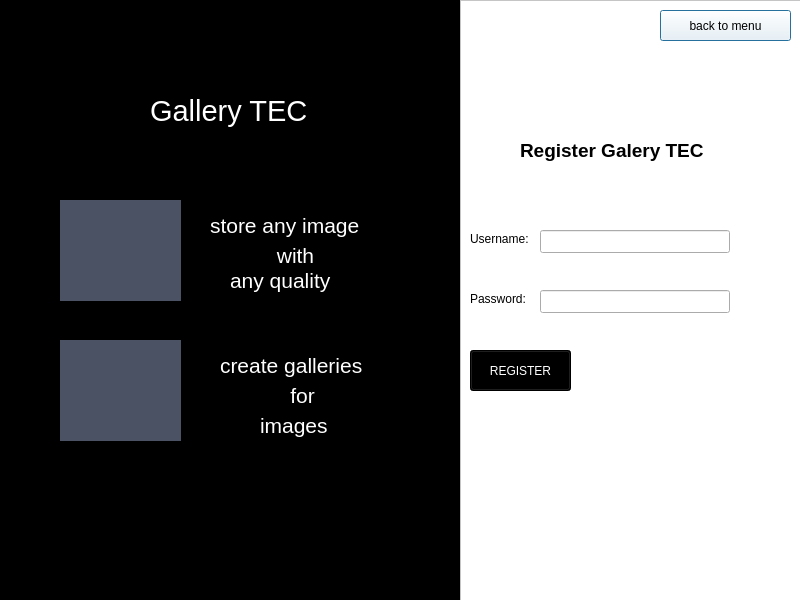
<?xml version="1.0" encoding="UTF-8"?>
<ui version="4.0">
 <class>RegisterDialog</class>
 <widget class="QDialog" name="RegisterDialog">
  <property name="geometry">
   <rect>
    <x>0</x>
    <y>0</y>
    <width>800</width>
    <height>600</height>
   </rect>
  </property>
  <property name="windowTitle">
   <string>Register</string>
  </property>
  <property name="styleSheet">
   <string notr="true">QDialog {
background:  black
}

QFrame {
background: white
}
QLabel{
background: black;
color: white
}
QLabel#label_username{
background: white;
color: black
}
QLabel#label_password{
background: white;
color: black
}
QLabel#label_register{
background: white;
color: black
}

QLabel#label_folder{
background: rgb(74, 82, 100)
}

QLabel#label_pictures{
background: rgb(74, 82, 100)
}
QPushButton#pushButton_register{
background: black;
color: white
}
QPushButton#pushButton_back{
background: white;
color: black
}</string>
  </property>
  <widget class="QLabel" name="label_pictures">
   <property name="geometry">
    <rect>
     <x>60</x>
     <y>200</y>
     <width>121</width>
     <height>101</height>
    </rect>
   </property>
   <property name="text">
    <string/>
   </property>
  </widget>
  <widget class="QFrame" name="frame">
   <property name="geometry">
    <rect>
     <x>460</x>
     <y>0</y>
     <width>341</width>
     <height>601</height>
    </rect>
   </property>
   <property name="frameShape">
    <enum>QFrame::StyledPanel</enum>
   </property>
   <property name="frameShadow">
    <enum>QFrame::Raised</enum>
   </property>
   <widget class="QLabel" name="label_register">
    <property name="geometry">
     <rect>
      <x>60</x>
      <y>140</y>
      <width>211</width>
      <height>21</height>
     </rect>
    </property>
    <property name="font">
     <font>
      <pointsize>14</pointsize>
      <weight>75</weight>
      <bold>true</bold>
     </font>
    </property>
    <property name="text">
     <string>Register Galery TEC</string>
    </property>
   </widget>
   <widget class="QPushButton" name="pushButton_back">
    <property name="geometry">
     <rect>
      <x>200</x>
      <y>10</y>
      <width>131</width>
      <height>31</height>
     </rect>
    </property>
    <property name="text">
     <string>back to menu</string>
    </property>
   </widget>
   <widget class="QPushButton" name="pushButton_register">
    <property name="geometry">
     <rect>
      <x>10</x>
      <y>350</y>
      <width>101</width>
      <height>41</height>
     </rect>
    </property>
    <property name="text">
     <string>REGISTER</string>
    </property>
   </widget>
   <widget class="QLabel" name="label_password">
    <property name="geometry">
     <rect>
      <x>10</x>
      <y>260</y>
      <width>61</width>
      <height>78</height>
     </rect>
    </property>
    <property name="text">
     <string>Password: </string>
    </property>
   </widget>
   <widget class="QLabel" name="label_username">
    <property name="geometry">
     <rect>
      <x>10</x>
      <y>200</y>
      <width>71</width>
      <height>78</height>
     </rect>
    </property>
    <property name="text">
     <string>Username:</string>
    </property>
   </widget>
   <widget class="QLineEdit" name="lineEdit_password">
    <property name="enabled">
     <bool>true</bool>
    </property>
    <property name="geometry">
     <rect>
      <x>80</x>
      <y>290</y>
      <width>190</width>
      <height>23</height>
     </rect>
    </property>
    <property name="font">
     <font>
      <underline>false</underline>
      <strikeout>false</strikeout>
     </font>
    </property>
    <property name="inputMask">
     <string/>
    </property>
    <property name="text">
     <string/>
    </property>
   </widget>
   <widget class="QLineEdit" name="lineEdit_username">
    <property name="geometry">
     <rect>
      <x>80</x>
      <y>230</y>
      <width>190</width>
      <height>23</height>
     </rect>
    </property>
   </widget>
  </widget>
  <widget class="QLabel" name="label_folder">
   <property name="geometry">
    <rect>
     <x>60</x>
     <y>340</y>
     <width>121</width>
     <height>101</height>
    </rect>
   </property>
   <property name="text">
    <string/>
   </property>
  </widget>
  <widget class="QLabel" name="label_3">
   <property name="geometry">
    <rect>
     <x>150</x>
     <y>60</y>
     <width>161</width>
     <height>101</height>
    </rect>
   </property>
   <property name="font">
    <font>
     <pointsize>22</pointsize>
    </font>
   </property>
   <property name="text">
    <string>Gallery TEC</string>
   </property>
  </widget>
  <widget class="QLabel" name="label_4">
   <property name="geometry">
    <rect>
     <x>210</x>
     <y>210</y>
     <width>181</width>
     <height>31</height>
    </rect>
   </property>
   <property name="font">
    <font>
     <pointsize>16</pointsize>
    </font>
   </property>
   <property name="text">
    <string>store any image </string>
   </property>
  </widget>
  <widget class="QLabel" name="label_6">
   <property name="geometry">
    <rect>
     <x>230</x>
     <y>260</y>
     <width>121</width>
     <height>41</height>
    </rect>
   </property>
   <property name="font">
    <font>
     <pointsize>16</pointsize>
    </font>
   </property>
   <property name="text">
    <string>any quality</string>
   </property>
  </widget>
  <widget class="QLabel" name="label_7">
   <property name="geometry">
    <rect>
     <x>270</x>
     <y>240</y>
     <width>51</width>
     <height>31</height>
    </rect>
   </property>
   <property name="font">
    <font>
     <pointsize>16</pointsize>
    </font>
   </property>
   <property name="text">
    <string>with</string>
   </property>
   <property name="alignment">
    <set>Qt::AlignCenter</set>
   </property>
  </widget>
  <widget class="QLabel" name="label_8">
   <property name="geometry">
    <rect>
     <x>260</x>
     <y>380</y>
     <width>91</width>
     <height>31</height>
    </rect>
   </property>
   <property name="font">
    <font>
     <pointsize>16</pointsize>
    </font>
   </property>
   <property name="text">
    <string>for </string>
   </property>
   <property name="alignment">
    <set>Qt::AlignCenter</set>
   </property>
  </widget>
  <widget class="QLabel" name="label_9">
   <property name="geometry">
    <rect>
     <x>260</x>
     <y>410</y>
     <width>91</width>
     <height>31</height>
    </rect>
   </property>
   <property name="font">
    <font>
     <pointsize>16</pointsize>
    </font>
   </property>
   <property name="text">
    <string>images</string>
   </property>
  </widget>
  <widget class="QLabel" name="label_10">
   <property name="geometry">
    <rect>
     <x>220</x>
     <y>350</y>
     <width>181</width>
     <height>31</height>
    </rect>
   </property>
   <property name="font">
    <font>
     <pointsize>16</pointsize>
    </font>
   </property>
   <property name="text">
    <string>create galleries</string>
   </property>
  </widget>
 </widget>
 <resources/>
 <connections/>
</ui>
